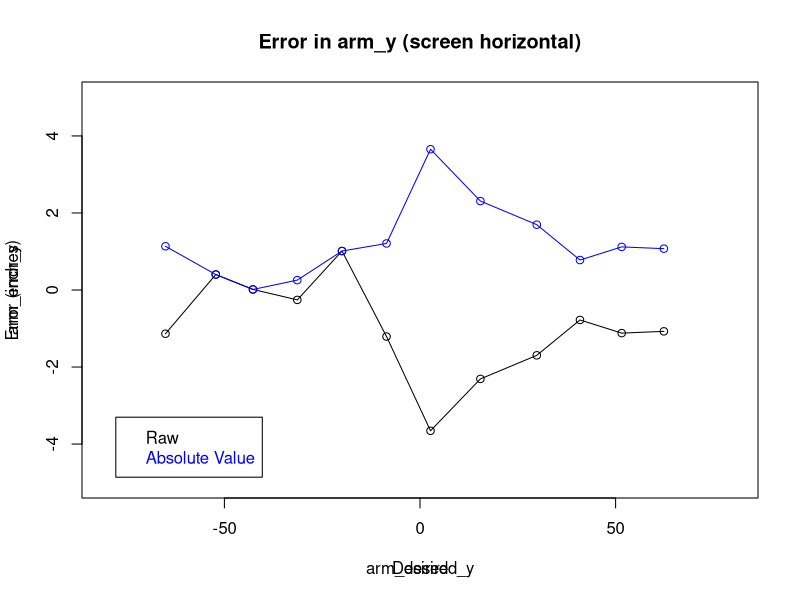
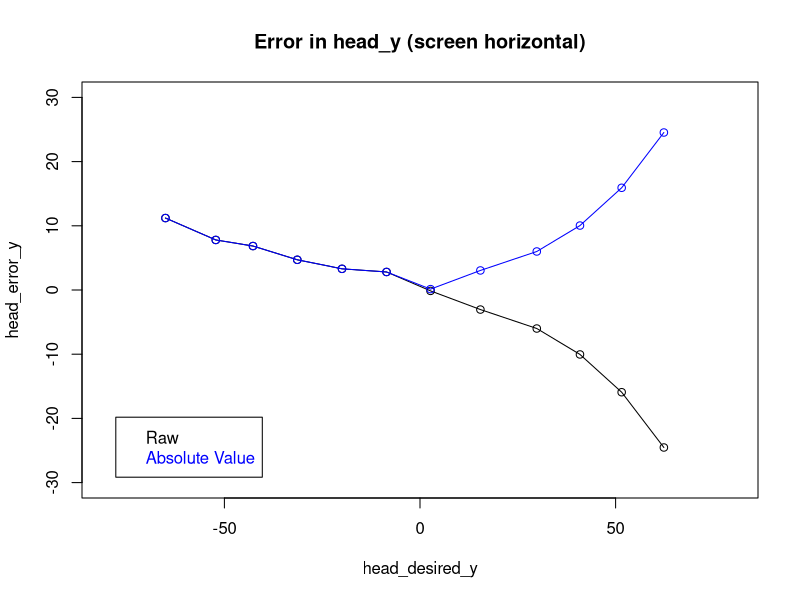
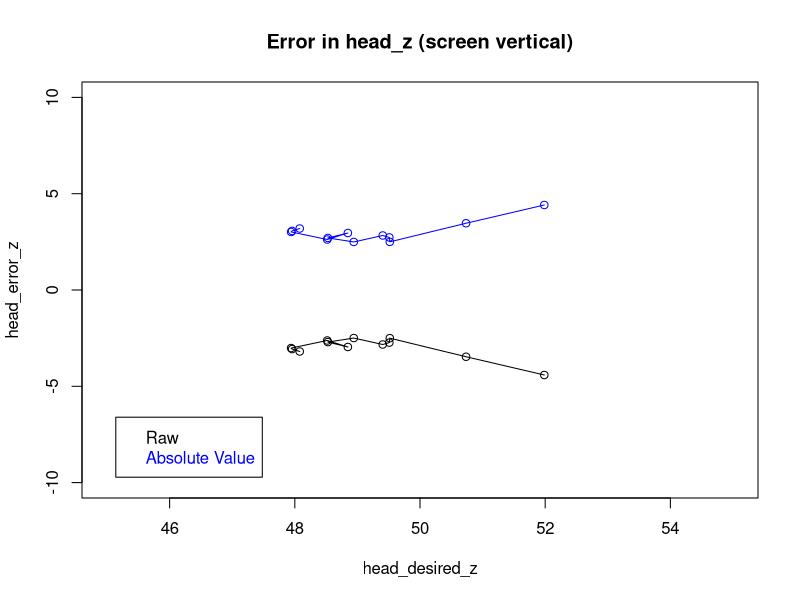
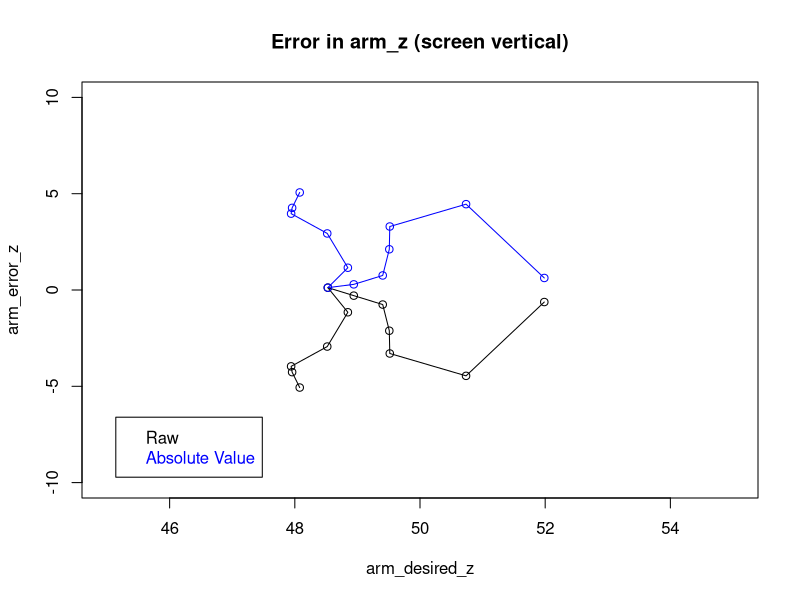

These figures' R source, in order:
data = read.csv("data/eye_level_avg.csv")
head_data = subset(data, modality=="1")
arm_data = subset(data, modality=="4")
both_data = subset(data, modality=="5")

#head_y (screen horizontal)
head_desired_y = head_data$target_desired_y
head_error_y = head_data$target_head_actual_error_y
pdf("~/Desktop/scripts/figs/head_y.pdf")
plot(head_desired_y,head_error_y, type="o", col="black", xlim=c(-80,80), ylim=c(-30,30))
 points(head_desired_y,abs(head_error_y), type="o", col="blue")
title("Error in head_y (screen horizontal)")
legend("bottomleft", inset=.05, c("Raw","Absolute Value"), text.col=c("black","blue")) 
dev.off()

#head_z (screen vertical)
head_desired_z = head_data$target_desired_z
head_error_z = head_data$target_head_actual_error_z
pdf("~/Desktop/scripts/figs/head_z.pdf")
plot(head_desired_z,head_error_z, type="o", xlim=c(45,55), ylim=c(-10,10))
 points(head_desired_z,abs(head_error_z), type="o", col="blue")
title("Error in head_z (screen vertical)")
legend("bottomleft", inset=.05, c("Raw","Absolute Value"), text.col=c("black","blue")) 
dev.off()


#arm_y (screen horizontal)
arm_desired_y = arm_data$target_desired_y
arm_error_y = arm_data$target_arms_actual_y-arm_data$target_desired_y
("~/Desktop/scripts/figs/arm_y.pdf")
plot(arm_desired_y,arm_error_y, type="o", xlim=c(-80,80), ylim=c(-5,5))
 points(arm_desired_y,abs(arm_error_y), type="o", col="blue")
title(main="Error in arm_y (screen horizontal)",
		xlab="Desired",ylab="Error (inches)")
legend("bottomleft", inset=.05, c("Raw","Absolute Value"), text.col=c("black","blue")) 
dev.off()

#arm_z (screen vertical)
arm_desired_z = arm_data$target_desired_z
arm_error_z = arm_data$target_arms_actual_z-arm_data$target_desired_z
pdf("~/Desktop/scripts/figs/arm_z.pdf")
plot(arm_desired_z,arm_error_z, type="o", xlim=c(45,55), ylim=c(-10,10))
 points(arm_desired_z,abs(arm_error_z), type="o", col="blue")
title("Error in arm_z (screen vertical)")
legend("bottomleft", inset=.05, c("Raw","Absolute Value"), text.col=c("black","blue")) 
dev.off()


##both_y (screen horizontal)
#desired_arm_y = arm_data$target_desired_y
#error_arm_y = arm_data$target_arm_actual_y-arm_data$target_desired_y
#plot(desired_arm_y,error_arm_y)
